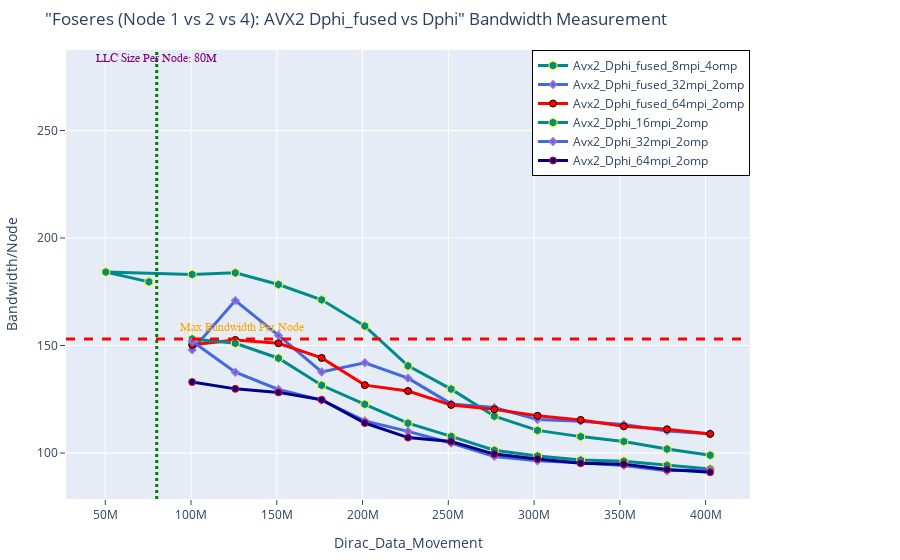

Write notebook code for a chart like this one.
### Code cell
# AVX2 Fused Cases
fig = go.Figure()
fig.add_trace(go.Scatter(x=(dfn1AvxFusNonProb_8mpi_4omp.Dirc_Data_Mov*(dfn1AvxFusNonProb_8mpi_4omp.MPI_size)), 
                         y=(dfn1AvxFusNonProb_8mpi_4omp.BAND*(dfn1AvxFusNonProb_8mpi_4omp.MPI_size)), 
                         mode='lines+markers', 
                         name='Avx2_Dphi_fused_8mpi_4omp',
                         line=dict(color='darkcyan',width=3),
                         marker=dict(symbol='hexagon',size=9, line=dict(color='yellow',width=1))))

fig.add_trace(go.Scatter(x=(dfn2AvxFusNonProb_32mpi_2omp.Dirc_Data_Mov*(dfn2AvxFusNonProb_32mpi_2omp.MPI_size/2)), 
                         y=(dfn2AvxFusNonProb_32mpi_2omp.BAND*(dfn2AvxFusNonProb_32mpi_2omp.MPI_size/2)), 
                         mode='lines+markers', 
                         name='Avx2_Dphi_fused_32mpi_2omp',
                         line=dict(color='royalblue',width=3),
                         marker=dict(symbol='diamond',size=5,line=dict(color='MediumPurple',width=2))))

fig.add_trace(go.Scatter(x=(dfn4AvxFusNonProb_64mpi_2omp.Dirc_Data_Mov*(dfn4AvxFusNonProb_64mpi_2omp.MPI_size/4)), 
                         y=(dfn4AvxFusNonProb_64mpi_2omp.BAND*(dfn4AvxFusNonProb_64mpi_2omp.MPI_size/4)), 
                         mode='lines+markers', 
                         name='Avx2_Dphi_fused_64mpi_2omp',
                         line=dict(color='red',width=3),
                         marker=dict(symbol='circle',size=7, line=dict(color='black',width=1))))


# AVX-2 Non-fused Cases
fig.add_trace(go.Scatter(x=(dfn1AvxNonFusNonProb_16mpi_2omp.Dirc_Data_Mov*(dfn1AvxNonFusNonProb_16mpi_2omp.MPI_size)), 
                         y=(dfn1AvxNonFusNonProb_16mpi_2omp.BAND*(dfn1AvxNonFusNonProb_16mpi_2omp.MPI_size)), 
                         mode='lines+markers', 
                         name='Avx2_Dphi_16mpi_2omp',
                         line=dict(color='darkcyan',width=3),
                         marker=dict(symbol='hexagon',size=9, line=dict(color='yellow',width=1))))



fig.add_trace(go.Scatter(x=(dfn2AvxNonFusNonProb_32mpi_2omp.Dirc_Data_Mov*(dfn2AvxNonFusNonProb_32mpi_2omp.MPI_size/2)), 
                         y=(dfn2AvxNonFusNonProb_32mpi_2omp.BAND*(dfn2AvxNonFusNonProb_32mpi_2omp.MPI_size/2)), 
                         mode='lines+markers', 
                         name='Avx2_Dphi_32mpi_2omp',
                         line=dict(color='royalblue',width=3),
                         marker=dict(symbol='diamond',size=5,line=dict(color='MediumPurple',width=2))))

fig.add_trace(go.Scatter(x=(dfn4AvxNonFusNonProb_64mpi_2omp.Dirc_Data_Mov*(dfn4AvxNonFusNonProb_64mpi_2omp.MPI_size/4)), 
                         y=(dfn4AvxNonFusNonProb_64mpi_2omp.BAND*(dfn4AvxNonFusNonProb_64mpi_2omp.MPI_size/4)), 
                         mode='lines+markers', 
                         name='Avx2_Dphi_64mpi_2omp',
                         line=dict(color='darkblue',width=3),
                         marker=dict(symbol='circle',size=7, line=dict(color='red',width=1))))



# Adding vertical and horizontal lines 
fig.add_vline(x=80e6, line_width=3, line_dash="dot", line_color="green")
fig.add_hline(y=153, line_width=3, line_dash="dash", line_color="red")

# Add annotation with arrow
fig.add_annotation(
    x='80e6'
    , y=280
    , text=f'LLC Size Per Node: 80M'
    , yanchor='bottom'
    , showarrow=False
    , arrowhead=1
    , arrowsize=1
    , arrowwidth=2
    , arrowcolor="#636363"
    , ax=-20
    , ay=-30
    , font=dict(size=12, color="purple", family="Sans Serif")
    , align="left"
    ,)

fig.add_annotation(
    x='130e6'
    , y=155
    , text=f'Max Bandwidth Per Node'
    , yanchor='bottom'
    , showarrow=False
    , arrowhead=1
    , arrowsize=1
    , arrowwidth=2
    , arrowcolor="#636363"
    , ax=-20
    , ay=-30
    , font=dict(size=12, color="orange", family="Sans Serif")
    , align="left"
    ,)


fig.update_layout(title='"Foseres (Node 1 vs 2 vs 4): AVX2 Dphi_fused vs Dphi" Bandwidth Measurement',
                  xaxis_title='Dirac_Data_Movement', yaxis_title='Bandwidth/Node', 
                  xaxis=dict(ticks="outside"),  
                  yaxis=dict(ticks="outside"),
                  legend=go.layout.Legend(bordercolor="black",borderwidth=1, x=1, xanchor="right", y=1, yanchor="top"),
                  margin=dict(l=50, r=150, t=50, b=50)
                 )

### Figure 1 — Plotly figure (JSON) as saved in the notebook; plotly's stock layout.template omitted (floating-point values rounded to 4 significant figures)
{"data": [{"line": {"color": "darkcyan", "width": 3}, "marker": {"line": {"color": "yellow", "width": 1}, "size": 9, "symbol": "hexagon"}, "mode": "lines+markers", "name": "Avx2_Dphi_fused_8mpi_4omp", "type": "scatter", "x": [75497472, 50331648, 100663296, 125829120, 150994944, 176160768, 201326592, 226492416, 251658240, 276824064, 301989888, 327155712, 352321536, 377487360, 402653184], "y": [179.6, 184.2, 183.1, 183.8, 178.4, 171.3, 159.0, 140.5, 129.7, 117.1, 110.5, 107.6, 105.4, 101.9, 98.96]}, {"line": {"color": "royalblue", "width": 3}, "marker": {"line": {"color": "MediumPurple", "width": 2}, "size": 5, "symbol": "diamond"}, "mode": "lines+markers", "name": "Avx2_Dphi_fused_32mpi_2omp", "type": "scatter", "x": [100663296, 125829120, 150994944, 176160768, 201326592, 226492416, 251658240, 276824064, 301989888, 327155712, 352321536, 377487360, 402653184], "y": [147.9, 170.9, 154.7, 137.7, 142.0, 134.8, 122.8, 121.1, 115.5, 114.8, 113.3, 110.3, 108.9]}, {"line": {"color": "red", "width": 3}, "marker": {"line": {"color": "black", "width": 1}, "size": 7, "symbol": "circle"}, "mode": "lines+markers", "name": "Avx2_Dphi_fused_64mpi_2omp", "type": "scatter", "x": [100663296, 125829120, 150994944, 176160768, 201326592, 226492416, 251658240, 276824064, 301989888, 327155712, 352321536, 377487360, 402653184], "y": [150.3, 152.6, 151.1, 144.2, 131.6, 128.9, 122.4, 120.3, 117.3, 115.4, 112.4, 111.1, 108.9]}, {"line": {"color": "darkcyan", "width": 3}, "marker": {"line": {"color": "yellow", "width": 1}, "size": 9, "symbol": "hexagon"}, "mode": "lines+markers", "name": "Avx2_Dphi_16mpi_2omp", "type": "scatter", "x": [100663296, 125829120, 150994944, 176160768, 201326592, 226492416, 251658240, 276824064, 301989888, 327155712, 352321536, 377487360, 402653184], "y": [153.1, 151.0, 144.1, 131.5, 122.7, 113.9, 107.7, 101.3, 98.64, 96.71, 96.22, 94.28, 92.6]}, {"line": {"color": "royalblue", "width": 3}, "marker": {"line": {"color": "MediumPurple", "width": 2}, "size": 5, "symbol": "diamond"}, "mode": "lines+markers", "name": "Avx2_Dphi_32mpi_2omp", "type": "scatter", "x": [100663296, 125829120, 150994944, 176160768, 201326592, 226492416, 251658240, 276824064, 301989888, 327155712, 352321536, 377487360, 402653184], "y": [152.0, 137.6, 129.6, 124.6, 115.0, 110.1, 104.6, 98.41, 96.41, 95.51, 94.24, 91.72, 92.4]}, {"line": {"color": "darkblue", "width": 3}, "marker": {"line": {"color": "red", "width": 1}, "size": 7, "symbol": "circle"}, "mode": "lines+markers", "name": "Avx2_Dphi_64mpi_2omp", "type": "scatter", "x": [100663296, 125829120, 150994944, 176160768, 201326592, 226492416, 251658240, 276824064, 301989888, 327155712, 352321536, 377487360, 402653184], "y": [133.0, 129.8, 128.2, 124.8, 114.0, 107.2, 105.3, 99.52, 97.25, 95.28, 94.84, 92.34, 91.1]}], "layout": {"annotations": [{"align": "left", "arrowcolor": "#636363", "arrowhead": 1, "arrowsize": 1, "arrowwidth": 2, "ax": -20, "ay": -30, "font": {"color": "purple", "family": "Sans Serif", "size": 12}, "showarrow": false, "text": "LLC Size Per Node: 80M", "x": "80e6", "y": 280, "yanchor": "bottom"}, {"align": "left", "arrowcolor": "#636363", "arrowhead": 1, "arrowsize": 1, "arrowwidth": 2, "ax": -20, "ay": -30, "font": {"color": "orange", "family": "Sans Serif", "size": 12}, "showarrow": false, "text": "Max Bandwidth Per Node", "x": "130e6", "y": 155, "yanchor": "bottom"}], "legend": {"bordercolor": "black", "borderwidth": 1, "x": 1, "xanchor": "right", "y": 1, "yanchor": "top"}, "margin": {"b": 50, "l": 50, "r": 150, "t": 50}, "shapes": [{"line": {"color": "green", "dash": "dot", "width": 3}, "type": "line", "x0": 80000000, "x1": 80000000, "xref": "x", "y0": 0, "y1": 1, "yref": "y domain"}, {"line": {"color": "red", "dash": "dash", "width": 3}, "type": "line", "x0": 0, "x1": 1, "xref": "x domain", "y0": 153, "y1": 153, "yref": "y"}], "title": {"text": "\"Foseres (Node 1 vs 2 vs 4): AVX2 Dphi_fused vs Dphi\" Bandwidth Measurement"}, "xaxis": {"ticks": "outside", "title": {"text": "Dirac_Data_Movement"}}, "yaxis": {"ticks": "outside", "title": {"text": "Bandwidth/Node"}}}}
